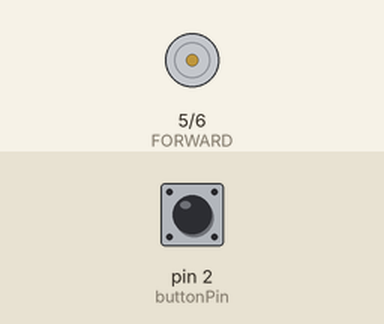
Simulated run of this sketch. Board: Arduino Uno, built with avr-gcc and run on an emulated ATmega328P. Parts: motor-driver pin pairs drawn as motors (green arrow = first pin HIGH = forward, orange = second pin HIGH = backward, longer = more drive). Inputs (shaded band) come from the test bench; at power-on: pin 2 (buttonPin) LOW.

Above: at 1.2 s.
1.3 s: pin 2 (buttonPin) pulled HIGH for 0.15 s
At 1.41 s:
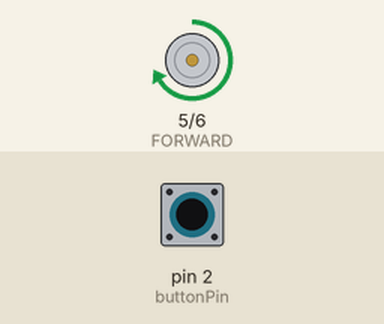
3.0 s: pin 2 (buttonPin) pulled HIGH for 1 s
At 3.11 s:
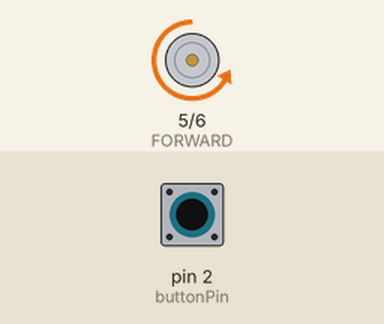
Timing chart, 0 to 6.0 s (numbered marks = the images above; inputs shaded):
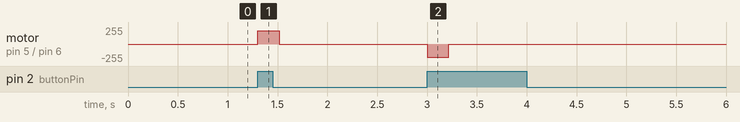

The sketch:

ME3580_Course_Project_Baetz_Broski_Carow_Fritz.ino
```cpp
// ME3580 Course Project
// Baetz, Broski, Carow, Fritz
// Code author: Carow

const int FORWARD = 5;    // forward pwm output
const int REVERSE = 6;    // reverse pwm output
const int buttonPin = 2;  // pin for motor control

int buttonState = 0;      // current state of the button
int lastButtonState = 0;  // previous state of the button

int mechanismState = 0;  // keeps track of open vs. closed

void setup() {
  pinMode(FORWARD, OUTPUT);
  pinMode(REVERSE, OUTPUT);

  pinMode(buttonPin, INPUT);
}

void loop() {
  // get current button state
  buttonState = digitalRead(buttonPin);

  if ((lastButtonState == LOW) && (buttonState == HIGH)) {
    // if button went from unpressed to pressed
    if (mechanismState == 0) {
      // run motor forward
      analogWrite(FORWARD, 200);  // PWM  200 out of 255
      delay(220);                 // 0.220 seconds
      analogWrite(FORWARD, LOW);
      mechanismState = 1;
    }
    else if (mechanismState == 1) {
      // run motor in reverse
      analogWrite(REVERSE, 200);  // PWM  200 out of 255
      delay(220);                 // 0.220 seconds
      analogWrite(REVERSE, LOW);
      mechanismState = 0;
    }
  }
  lastButtonState = buttonState;  // record state of button for next iteration
}
```

Measured:
- after the input at 1.3 s, motor on pin 5 (FORWARD) / pin 6 (REVERSE): stopped → forward 200/255 at once, → stopped 0.22 s later
- after the input at 3.0 s, motor on pin 5 (FORWARD) / pin 6 (REVERSE): stopped → backward 200/255 at once, → stopped 0.22 s later
